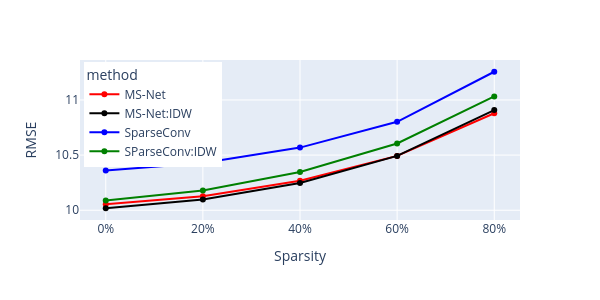

Notebook code for this chart:
### Markdown cell above
# depth points selcted with uniform probability

### Code cell
RMSE = np.array([[1064,1118, 1232, 1441, 1884],[1037, 1096, 1216, 1441, 1922],[1314, 1379, 1518, 1785, 2445],[1089, 1160, 1302, 1558, 2094]])
RMSE_pd = pd.DataFrame(RMSE, columns=['0%', '20%', '40%', '60%', '80%'])
sparsity = ['0%', '20%', '40%', '60%', '80%', '0%', '20%', '40%', '60%', '80%', '0%', '20%', '40%', '60%', '80%', '0%', '20%', '40%', '60%', '80%']
error = np.log2(np.array([1064,1118, 1232, 1441, 1884,1037, 1096, 1216, 1441, 1922,1314, 1379, 1518, 1785, 2445,1089, 1160, 1302, 1558, 2094]))
method = ['MS-Net', 'MS-Net','MS-Net', 'MS-Net', 'MS-Net', 'MS-Net:IDW','MS-Net:IDW', 'MS-Net:IDW', 'MS-Net:IDW', 'MS-Net:IDW','SparseConv', 'SparseConv', 'SparseConv', 'SparseConv','SparseConv', 'SParseConv:IDW','SParseConv:IDW','SParseConv:IDW','SParseConv:IDW','SParseConv:IDW']
df=pd.DataFrame()
df['Sparsity'] = sparsity 
df['RMSE'] = error  
df['method'] = method
fig = px.line(df, x='Sparsity', y='RMSE', color='method', markers=True,  width=600, height=300,
               color_discrete_map={
                 'MS-Net': "red",
                 'MS-Net:IDW': "black",
                 'SparseConv': 'blue',
                 'SParseConv:IDW': 'green'
                 
             })
fig.update_layout(legend=dict(
    yanchor="top",
    y=0.99,
    xanchor="left",
    x=0.01
))
#pio.write_image(fig, 'rmse.png',scale=6, width=1080, height=1080)
fig.write_image("rmse.png") 
fig.show()

### Figure 1 — Plotly figure (JSON) as saved in the notebook; plotly's stock layout.template omitted (floating-point values rounded to 4 significant figures)
{"data": [{"hovertemplate": "method=MS-Net<br>Sparsity=%{x}<br>RMSE=%{y}<extra></extra>", "legendgroup": "MS-Net", "line": {"color": "red", "dash": "solid"}, "marker": {"symbol": "circle"}, "mode": "lines+markers", "name": "MS-Net", "orientation": "v", "showlegend": true, "type": "scatter", "x": ["0%", "20%", "40%", "60%", "80%"], "xaxis": "x", "y": [10.06, 10.13, 10.27, 10.49, 10.88], "yaxis": "y"}, {"hovertemplate": "method=MS-Net:IDW<br>Sparsity=%{x}<br>RMSE=%{y}<extra></extra>", "legendgroup": "MS-Net:IDW", "line": {"color": "black", "dash": "solid"}, "marker": {"symbol": "circle"}, "mode": "lines+markers", "name": "MS-Net:IDW", "orientation": "v", "showlegend": true, "type": "scatter", "x": ["0%", "20%", "40%", "60%", "80%"], "xaxis": "x", "y": [10.02, 10.1, 10.25, 10.49, 10.91], "yaxis": "y"}, {"hovertemplate": "method=SparseConv<br>Sparsity=%{x}<br>RMSE=%{y}<extra></extra>", "legendgroup": "SparseConv", "line": {"color": "blue", "dash": "solid"}, "marker": {"symbol": "circle"}, "mode": "lines+markers", "name": "SparseConv", "orientation": "v", "showlegend": true, "type": "scatter", "x": ["0%", "20%", "40%", "60%", "80%"], "xaxis": "x", "y": [10.36, 10.43, 10.57, 10.8, 11.26], "yaxis": "y"}, {"hovertemplate": "method=SParseConv:IDW<br>Sparsity=%{x}<br>RMSE=%{y}<extra></extra>", "legendgroup": "SParseConv:IDW", "line": {"color": "green", "dash": "solid"}, "marker": {"symbol": "circle"}, "mode": "lines+markers", "name": "SParseConv:IDW", "orientation": "v", "showlegend": true, "type": "scatter", "x": ["0%", "20%", "40%", "60%", "80%"], "xaxis": "x", "y": [10.09, 10.18, 10.35, 10.61, 11.03], "yaxis": "y"}], "layout": {"height": 300, "legend": {"title": {"text": "method"}, "tracegroupgap": 0, "x": 0.01, "xanchor": "left", "y": 0.99, "yanchor": "top"}, "margin": {"t": 60}, "width": 600, "xaxis": {"anchor": "y", "domain": [0, 1], "title": {"text": "Sparsity"}}, "yaxis": {"anchor": "x", "domain": [0, 1], "title": {"text": "RMSE"}}}}
